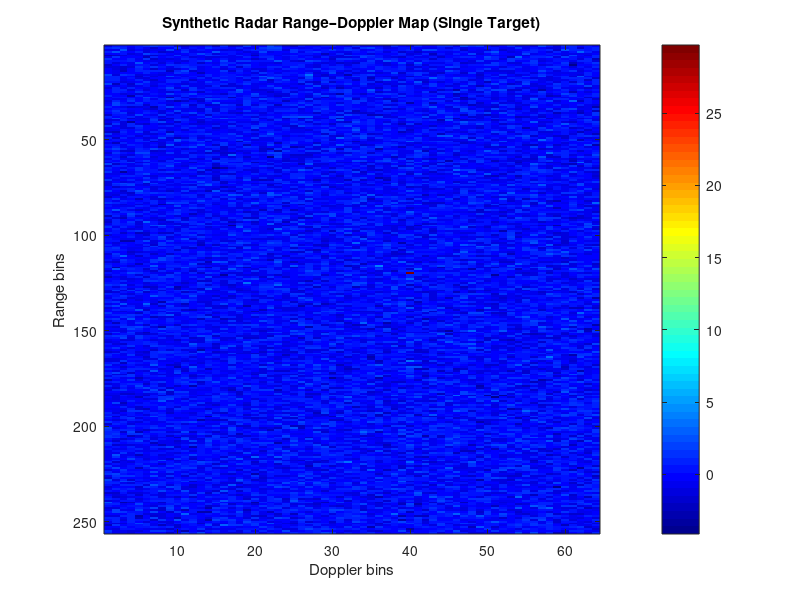

This chart was generated by the following MATLAB code:
clc; clear;

disp("STEP 8: Simulating ONE synthetic radar target (RD map)");

% RD map size (same as Carrada)
Nr = 256;   % range bins
Nd = 64;    % doppler bins

RD = zeros(Nr, Nd);

% --- target parameters ---
target_range_bin   = 120;   % mid-range
target_doppler_bin = 40;    % moving target
rcs_strength       = 15;    % signal strength

% Inject target
RD(target_range_bin, target_doppler_bin) = rcs_strength;

% Add clutter + noise
RD = RD + 0.5 * randn(size(RD));

% Normalize
RD = (RD - mean(RD(:))) / (std(RD(:)) + 1e-6);

% Display
figure;
imagesc(RD);
colormap jet;
colorbar;
xlabel("Doppler bins");
ylabel("Range bins");
title("Synthetic Radar Range–Doppler Map (Single Target)");

disp("STEP 8 COMPLETE: synthetic RD target generated ✅");
